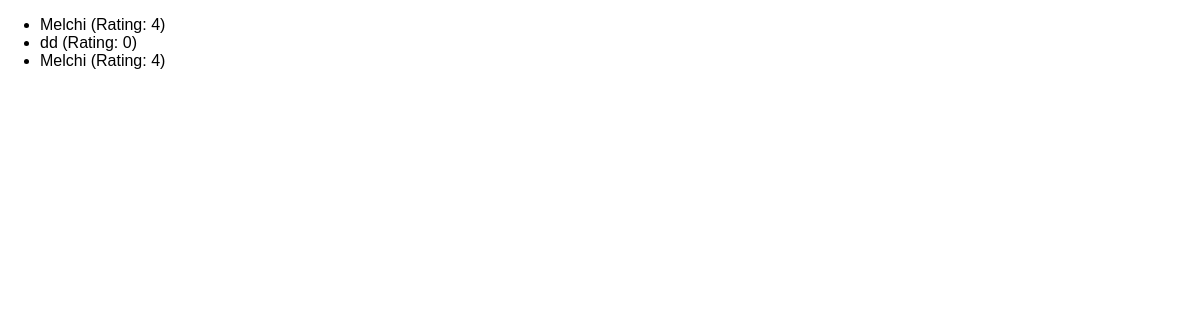
/reviews, run on an earlier commit of the app's database.
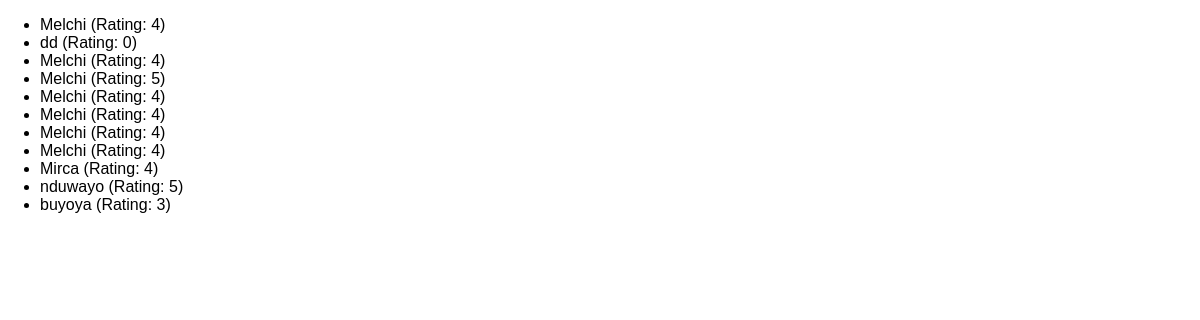
And on a later commit of the database.
### reviews/models.py (models this page shows)
class Review(models.Model):
    user_name = models.CharField(max_length=100)
    review_text = models.TextField(max_length=200)
    rating = models.IntegerField()

### reviews/views.py (the view)
# urls.py: path('reviews', views.ReviewsListView.as_view()),
class ReviewsListView(ListView):
    template_name = 'reviews/review_list.html'
    model = Review
    context_object_name = 'reviews'

### reviews/templates/reviews/review_list.html (shortened to what this page needs)
{% extends "reviews/base.html" %}
{% block content %}
    <ul>
        {% for review in reviews %}
            <li>{{ review.user_name }} (Rating: {{ review.rating }})</li>
        {% endfor %}
{% endblock %}

### reviews/templates/reviews/base.html (shortened to what this page needs)
{% load static %}
<!DOCTYPE html>
<html lang="en">
<head>
    <link rel="stylesheet" href="{% static 'reviews/styles.css' %}">
</head>
<body>
    {% block content %}
    {% endblock %}
</body>
</html>

### reviews/static/reviews/styles.css (style rules this page uses)
body { font-family: sans-serif; margin: 0; }

What changed in the data, as far as the page shows it:
added Review: user_name "Melchi", rating "5"
added Review: user_name "Melchi", rating "4"
added Review: user_name "Melchi", rating "4"
added Review: user_name "Melchi", rating "4"
added Review: user_name "Melchi", rating "4"
added Review: user_name "Mirca", rating "4"
added Review: user_name "nduwayo", rating "5"
added Review: user_name "buyoya", rating "3"
